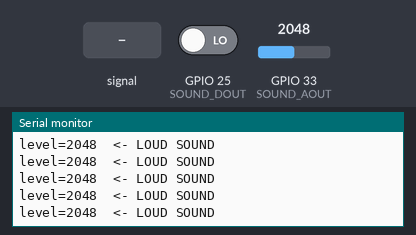
A sketch run on a simulated ESP32. On the bench: the last lines printed to the serial monitor. The inputs (shaded band) are chosen by the test bench; at power-on: GPIO 25 (SOUND_DOUT) LOW, GPIO 33 (SOUND_AOUT) = 2048.

Above: at 1.2 s.
1.3 s: GPIO 25 (SOUND_DOUT) driven HIGH
At 1.31 s:
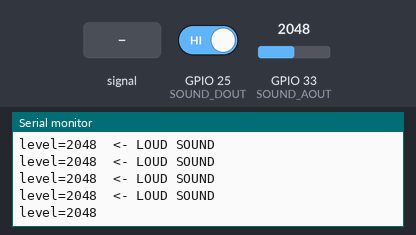
3.2 s: GPIO 33 (SOUND_AOUT) fed a 200 Hz sine of ±327 counts around its level
At 3.21 s:
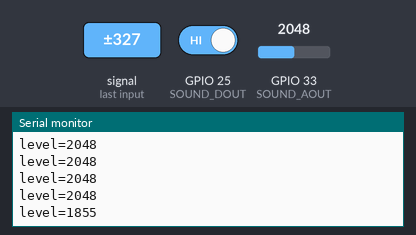
4.7 s: GPIO 33 (SOUND_AOUT) set to 2866
At 4.72 s:
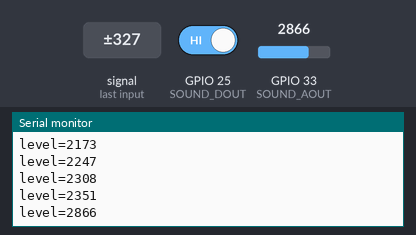
6.2 s: GPIO 33 (SOUND_AOUT) fed a 1000 Hz sine of ±1023 counts around its level
At 6.22 s:
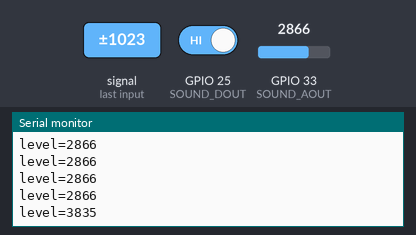
7.7 s: GPIO 33 (SOUND_AOUT) set to 3603
At 7.72 s:
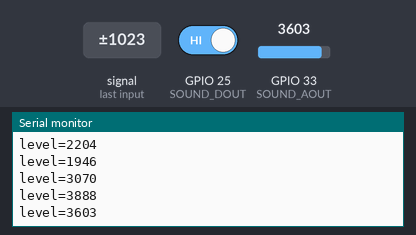
9.2 s: GPIO 25 (SOUND_DOUT) driven LOW
At 9.23 s:
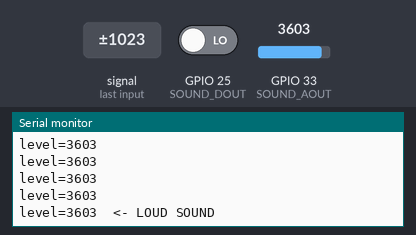
Timing chart, 0 to 11.7 s (numbered marks = the images above; inputs shaded):
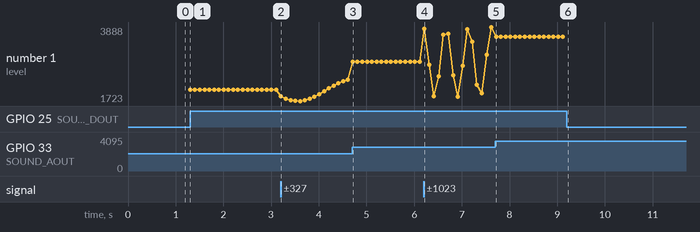

Measured:
- after the input at 1.3 s, the serial monitor: prints a new line at once (image 1)
- after the input at 3.2 s, the serial monitor: prints a new line at once (image 2)
- after the input at 4.7 s, the serial monitor: prints a new line at once (image 3)
- after the input at 6.2 s, the serial monitor: prints a new line at once (image 4)
- after the input at 7.7 s, the serial monitor: prints a new line at once (image 5)
- after the input at 9.2 s, the serial monitor: prints a new line at once (image 6)
- plotted number 1: 2048 → 2351 after the input at 3.2 s, 2351 → 2866 after the input at 4.7 s, 2866 → 3888 after the input at 6.2 s, 3888 → 3603 after the input at 7.7 s

The sketch:

hello_07_sound_detect.ino
```cpp
// Step 7: sound detection module (e.g. KY-038) -- combines an analog
// envelope reading with a digital threshold trigger, unlike a USB
// microphone (which streams raw audio for software to process, not on the
// menu here -- that's an OS-level device, not a GPIO sensor)
// Breadboard wiring:
//   VCC -> 3.3V, GND -> GND
//   AOUT -> GPIO33 (raw sound envelope level)
//   DOUT -> GPIO25 (onboard comparator's threshold trigger)
//
// The onboard electret mic feeds an amplifier: AOUT tracks loudness
// continuously (like step 4's thermistor voltage), while an onboard
// comparator (threshold set by the module's own potentiometer) pulses DOUT
// LOW for a moment on a sudden loud sound -- a clap detector without any
// signal processing on our side.

#define SOUND_AOUT 33
#define SOUND_DOUT 25

void setup() {
  Serial.begin(115200);
  pinMode(SOUND_DOUT, INPUT);
}

void loop() {
  int level = analogRead(SOUND_AOUT);
  bool triggered = digitalRead(SOUND_DOUT) == LOW;  // active-low pulse on a loud sound

  Serial.print("level=");
  Serial.print(level);
  if (triggered) Serial.print("  <- LOUD SOUND");
  Serial.println();
  delay(100);
}
```
